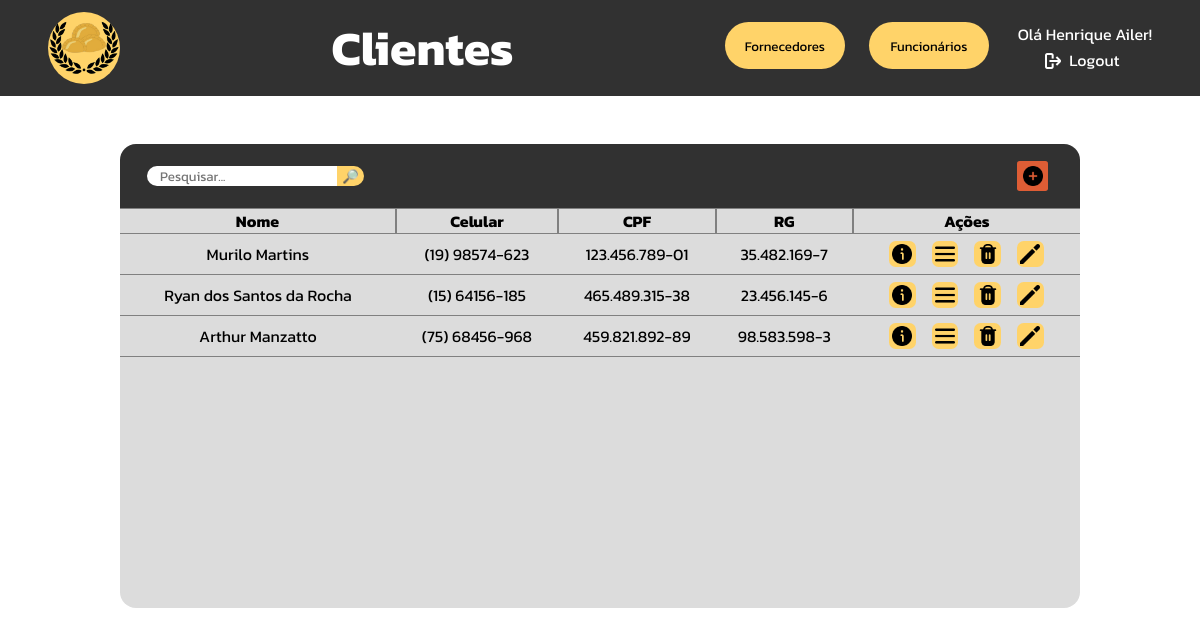
Screenshot of /php/tabelaClientes.php (signed in) with the database file from the repository.
### tables this page shows
CREATE TABLE IF NOT EXISTS `clientes` (
  `cli_id` int NOT NULL AUTO_INCREMENT,
  `cli_nome` varchar(70) NOT NULL,
  `cli_cel` varchar(14) NOT NULL,
  `cli_email` varchar(100) NOT NULL,
  `cli_endereco` varchar(100) NOT NULL,
  `cli_cpf` varchar(14) NOT NULL,
  `cli_rg` varchar(12) NOT NULL,
  `cli_descricao` varchar(1000) NOT NULL,
  PRIMARY KEY (`cli_id`)
);

### php/tabelaClientes.php (the view, shortened to what this page needs)
<?php
    function table($search){
        include "utilities/mysql_connect.php";
        $query = mysqli_query($connection, "select cli_nome,cli_cel,cli_cpf,cli_rg, cli_id from clientes where cli_nome like \"%$search%\";");
        while($output = mysqli_fetch_array($query)){
            echo"<tr class='normal-row'>";
            echo"<td>$output[0]</td>";
            echo"<td>$output[1]</td>";
            echo"<td>$output[2]</td>";
            echo"<td>$output[3]</td>";
            echo"<td><div style='display: flex; justify-content: center; gap: 1em;'>";
            echo"<form action='tabelaClientes.php' method='post'><input type='hidden' name='id_info' value='$output[4]'><button name='get_info' type='submit'><img src='../images/icons/info.png'></button></form>";
            echo"<form action='tabelaClientes.php' method='post'><input type='hidden' name='id_pedidos' value='$output[4]'><button name='pedidos' type='submit'><img src='../images/icons/menu.png'></button></form>";
            echo"<form action='tabelaClientes.php' method='post'><input type='hidden' name='id_delete-confirmar' value='$output[4]'><button name='delete' type='submit'><img src='../images/icons/delete.png'></button></form>";
            echo"<form action='tabelaClientes.php' method='post'><input type='hidden' name='id_edit' value='$output[4]'><button name='edit' type='submit'><img src='../images/icons/edit.png'></button></form>";
            echo"</div></td></tr>";
        }
    }
?>
<!DOCTYPE html>
<html lang="pt-br">
<head>
    <link rel="stylesheet" href="../css/tabelaClientes.css">
</head>
<body>
    <div class="navbar">
        <a href="adm_dashboard.php">
        <div class="logo"></div>
        </a>
        <h1>Clientes</h1>
        <div class="menu">
            <a href="tabelaFornecedores.php"><button>Fornecedores</button></a>
            <a href="tabelaFuncionarios.php"><button>Funcionários</button></a>
            <div class="user-area">
                <?php
                    $username = $_SESSION['username'];
                    echo"<p>Olá $username!</p>";
                ?>
                <a href="sessionEnded.php"><div class="logout"><img src="../images/icons/logout.png"><p>Logout</p></div></a>
            </div>
        </div>
    </div>
    <div class="center">
        <div class="table-header">
            <form action="tabelaClientes.php" method="post" id="searchbox">
                <input type="text" placeholder="Pesquisar..." name="search" id="searchbar">
                <input type="submit" value="🔎︎">
            </form>
            <div id="menu">
                <form action="tabelaClientes.php" method="post">
                    <button><img src="../images/icons/plus.png"></button>
                </form>
            </div>
        </div>
        <div class="table-holder">
            <table>
                <tr style="position: sticky; top: 0; background-color: #dcdcdc;">
                    <th style="border-left: none;">Nome</th>
                    <th>Celular</th>
                    <th>CPF</th>
                    <th>RG</th>
                    <th style="border-right: none;">Ações</th>
                </tr>
                <?php
                     if($_SERVER['REQUEST_METHOD'] === 'POST' && isset($_POST['search'])){
                         $search = $_POST['search'];
                         table($search);
                         echo "<script>
                                 document.getElementById('searchbar').value='$search'
                                 document.getElementById('close-search').style.display = 'block'
                             </script>";
                     }else{
                         table("");
                     }
                ?>
            </table>
        </div>
    </div>
</body>
</html>

### css/tabelaClientes.css (style rules this page uses)
* { padding: 0; margin: 0; font-family: "Kanit", Arial, Helvetica, sans-serif; }
body { overflow: hidden; }
.navbar { height: 6em; background-color: #313131; display: flex; justify-content: space-between; align-items: center; padding-left: 3em; padding-right: 3em; }
.navbar h1 { color: white; font-size: 3em; }
.navbar .logo { height: 4.5em; width: 4.5em; border-radius: 3em; background-color: #FFD369; background-image: url('../images/logo.png'); background-size: contain; background-repeat: no-repeat; background-position: center center; }
.navbar .menu { display: flex; gap: 1.5em; }
.navbar .menu button { width: 9em; height: 3.5em; background-color: #FFD369; border: none; border-radius: 2em; cursor: pointer; transition: 200ms; }
.navbar .menu .user-area { display: flex; flex-direction: column; align-items: center; color: white; }
.navbar .menu .user-area p { margin-bottom: .1em; }
.navbar .menu .user-area .logout { display: flex; align-items: center; }
.navbar .menu .user-area a { text-decoration: none; color: white; }
.navbar .menu .user-area p { margin-left: .3em; }
.navbar .menu .user-area .logout img { width: 1em; height: 1em; filter: invert(100%); margin-right: .2em; }
.center { height: calc(100vh - 6em); display: flex; justify-content: start; align-items: center; flex-direction: column; }
.table-header { margin-top: 3em; width: 60em; height: 4em; background-color: #313131; border-radius: 1em 1em 0 0; display: flex; justify-content: space-between; align-items: center; }
.table-header #searchbox { display: flex; align-items: center; justify-content: center; width: fit-content; }
.table-header #searchbox input[type="text"] { margin-left: 2em; padding-left: 1em; padding-right: 1em; border: none; border-radius: 1em 0 0 1em; }
.table-header #searchbox input[type="submit"] { border: none; background-color: #FFD369; width: 2em; border-radius: 0 1em 1em 0; cursor: pointer; }
.table-header #menu { margin-right: 2em; display: flex; justify-content: center; align-items: center; gap: 1em; }
.table-header #menu button { width: 2.3em; height: 2.3em; border: none; border-radius: .2em; cursor: pointer; background-color: #DE5D35; display: flex; align-items: center; justify-content: center; transition: 200ms; }
.table-header #menu button img { width: 1.5em; height: 1.5em; }
.table-holder { width: 60em; height: 25em; background-color: #dcdcdc; border-radius: 0 0 1em 1em; overflow-y: scroll; }
.table-holder table { width: 60em; border-spacing: 0; text-align: center; }
.table-holder table th { border: .1em solid grey; }
.table-holder table td { border-bottom: .1em solid grey; }
.table-holder table button { width: 2em; height: 2em; margin-top: .5em; margin-bottom: .5em; border: none; border-radius: .5em; cursor: pointer; display: flex; align-items: center; justify-content: center; background-color: #FFD369; transition: 200ms; }
.table-holder table button img { width: 1.5em; height: 1.5em; }

### rows the page displays
clientes: cli_nome "Murilo Martins", cli_cel "(19) 98574-623", cli_cpf "123.456.789-01", cli_rg "35.482.169-7"
clientes: cli_nome "Ryan dos Santos da Rocha", cli_cel "(15) 64156-185", cli_cpf "465.489.315-38", cli_rg "23.456.145-6"
clientes: cli_nome "Arthur Manzatto", cli_cel "(75) 68456-968", cli_cpf "459.821.892-89", cli_rg "98.583.598-3"

### other values shown
$username "Henrique Ailer"
